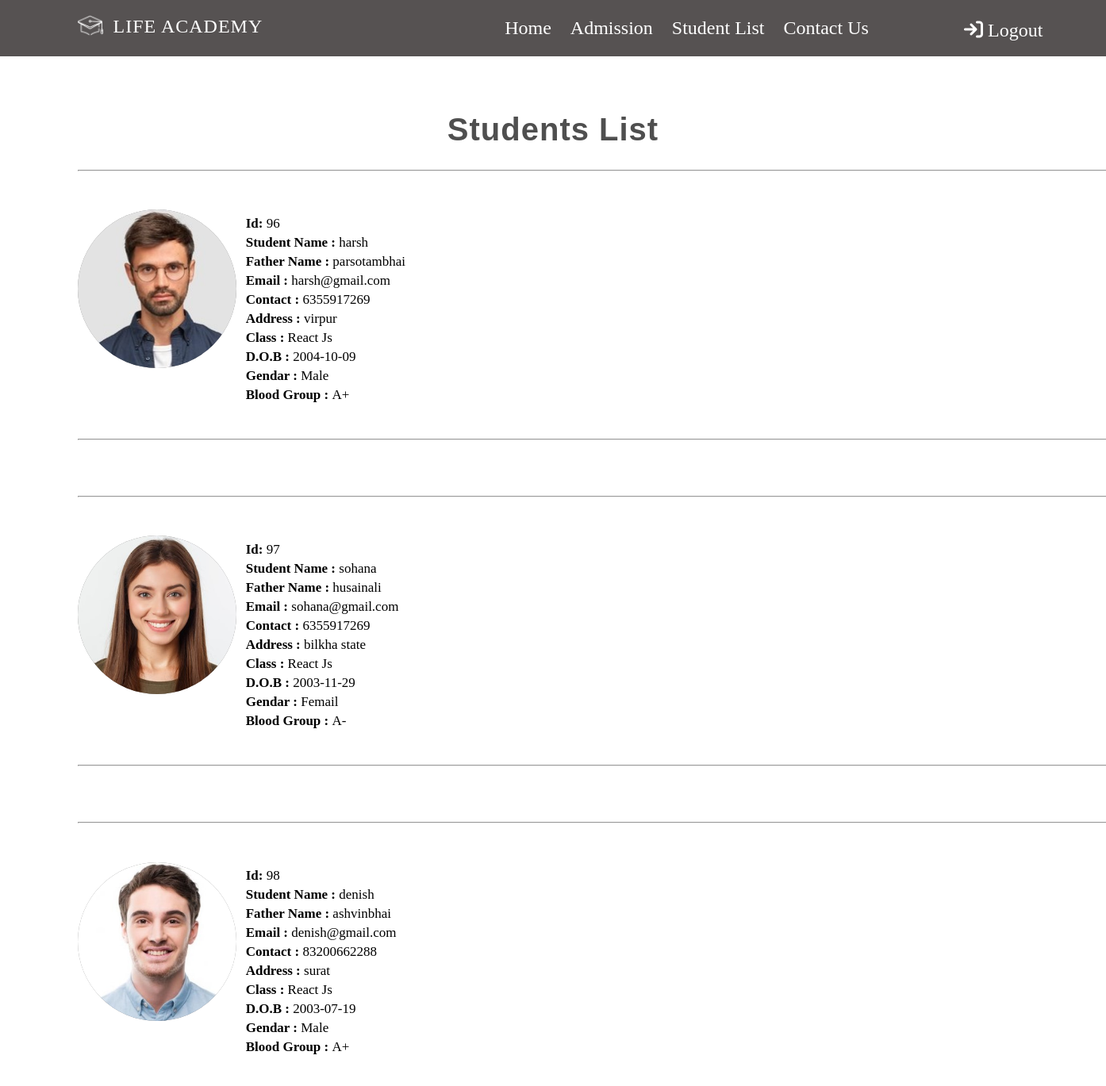
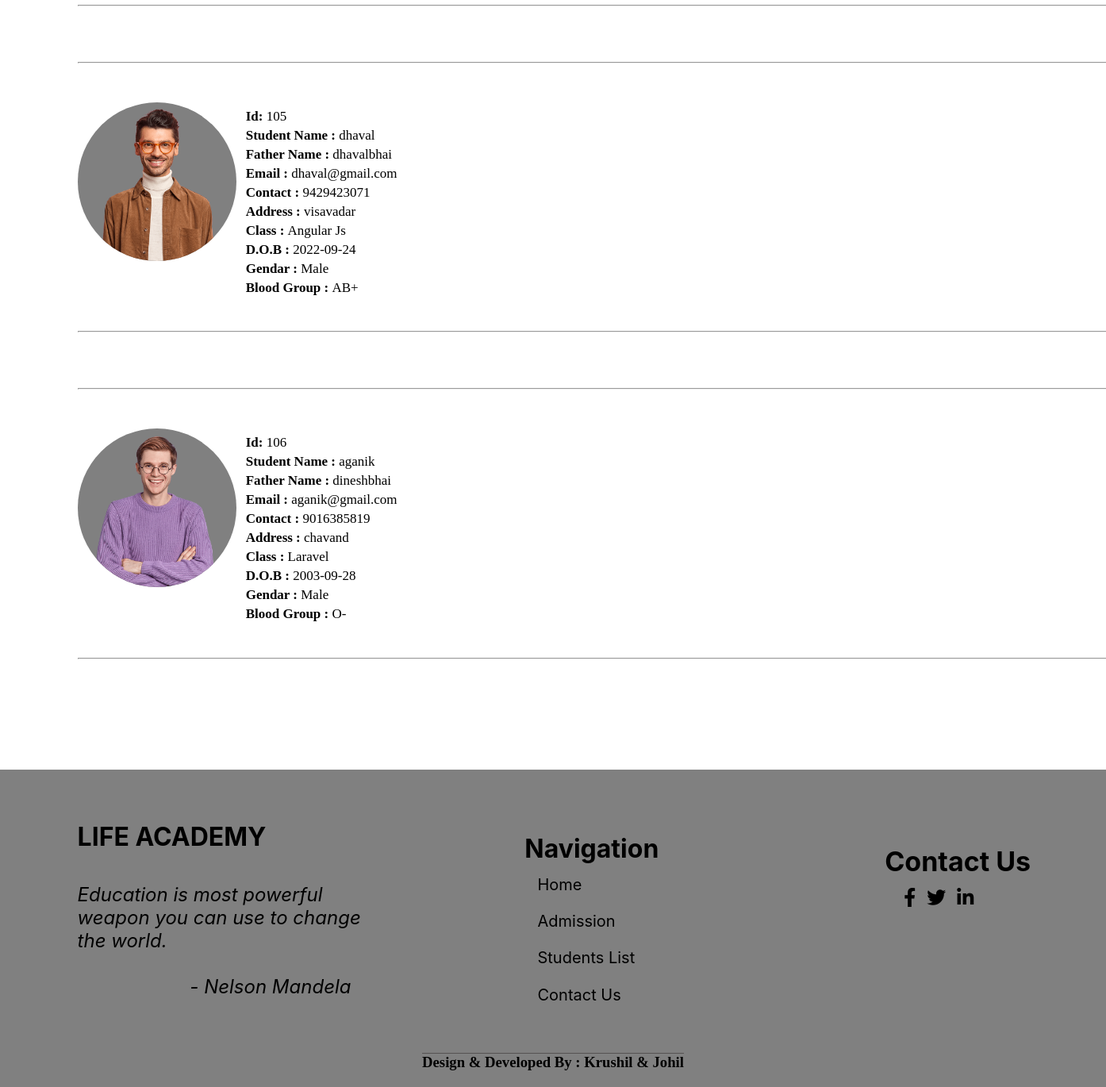
/studentlist.php (signed in), run on the app's committed database (2 pictures, top to bottom).
### tables this page shows
CREATE TABLE `students` (
  `Id` bigint(20) NOT NULL,
  `Images` text NOT NULL,
  `Student_Name` varchar(30) NOT NULL,
  `Father_Name` varchar(30) NOT NULL,
  `Email` text NOT NULL,
  `Contact` bigint(10) NOT NULL,
  `Address` varchar(100) NOT NULL,
  `Class` text NOT NULL,
  `Date_Of_Birth` varchar(20) NOT NULL,
  `Gendar` text NOT NULL,
  `Blood_Group` text NOT NULL
);

### view_stud.php (the view, shortened to what this page needs)
<?php
include('connaction/connaction.php');
$s = mysqli_query($con,"select* from students");
    while($r = mysqli_fetch_array($s))
    {?>
                <div class="hr-top"><hr></div>
                    <div class="studentlist">
                        <img src=".//<?php echo $r['Images']?>" alt="">
                    </div>
                        <div class="stud-detail">
                            <table>
                                <tr>
                                    <th>Id: <span id="span"><?php echo $r['Id']?></span></th>
                                </tr>
                                <tr>
                                    <th>Student Name : <span id="span"><?php echo $r['Student_Name']?></span></th>
                                </tr>
                                <tr>
                                    <th>Father Name : <span id="span"><?php echo $r['Father_Name']?></span></th>
                                </tr>
                                <tr>
                                    <th>Email : <span id="span"><?php echo $r['Email']?></span></th>
                                </tr>
                                <tr>
                                    <th>Contact : <span id="span"><?php echo $r['Contact']?></span></th>
                                </tr>
                                <tr>
                                    <th>Address : <span id="span"><?php echo $r['Address']?></span></th>
                                </tr>
                                <tr>
                                    <th>Class : <span id="span"><?php echo $r['Class']?></span></th>
                                </tr>
                                <tr>
                                    <th>D.O.B : <span id="span"><?php echo $r['Date_Of_Birth']?></span></th>
                                </tr>
                                <tr>
                                    <th>Gendar : <span id="span"><?php echo $r['Gendar']?></span></th>
                                </tr>
                                <tr>
                                    <th>Blood Group : <span id="span"><?php echo $r['Blood_Group']?></span></th>
                                </tr>
                            </table>
                        </div>
                <div class="hr-bottom"><hr></div>
    <?php
        }
    ?>

### studentlist.php (shortened to what this page needs)
<!DOCTYPE html>
<html lang="en">
<head>
<link rel="stylesheet" href="css/style.css">
<link rel="stylesheet" href="https://cdnjs.cloudflare.com/ajax/libs/font-awesome/6.1.2/css/all.min.css" />
</head>
<body>
    <div class="main">
        <div class="header">
            <?php include('header.php');?>
        </div>
        <div class="student">
            <div class="student-title">
                <h1>Students List</h1>
            </div>
            <div class="student-information">
                <?php include('view_stud.php');?>
            </div>
        <div class="footer">
            <?php include('footer.php');?>
        </div>
    </div>
</body>
</html>

### header.php
<div class="title">
    <a href="index.php" style="text-decoration: none;">
        <img src="logo/logo.png" alt="">
        <h2>LIFE ACADEMY</h2>
    </a>
        <div class="header-menu">
            <div class="menu">
                <a href="index.php">Home</a>
                <a href="admission.php">Admission</a>
                <a href="studentlist.php">Student List</a>
                 <a href="contact.php">Contact Us</a>
            </div>
                <div class="login">
                    <a href="logout.php"><i class="fa-solid fa-arrow-right-to-bracket"></i> Logout</a>
                </div>
        </div>
    </div>

### footer.php
<div class="footer-title">
    <h1>LIFE ACADEMY</h1>
    <p>Education is most powerful<br>
        weapon you can use to change <br>the world.<br><br>
        &nbsp;&nbsp;&nbsp;&nbsp;&nbsp;&nbsp;&nbsp;
        &nbsp;&nbsp;&nbsp;&nbsp;&nbsp;&nbsp;&nbsp;
        &nbsp;&nbsp;&nbsp;&nbsp; -  Nelson Mandela</p>
</div>
<div class="navigation">
    <h1>Navigation</h1>
</div>
<div class="nav-menu">
    <a href="index.php">Home</a>
    <a href="admission.php">Admission</a>
    <a href="studentlist.php">Students List</a>
    <a href="contact.php">Contact Us</a>
</div>
<div class="contact">
    <h1>Contact Us</h1>
</div>
<div class="link">
    <a href="" title="Facebook"><i class="fa-brands fa-facebook-f"></i></a>
    <a href="" title="Twitter"><i class="fa-brands fa-twitter"></i></a>
    <a href="" title="Linkedin"><i class="fa-brands fa-linkedin-in"></i></a>
</div>
<div class="developer">
    <h3>Design & Developed By : Krushil & Johil</h3>
</div>

### css/style.css (style rules this page uses)
* { margin: 0%; }
.header { background-color: #565252; width: 100%; height: 71px; }
.title { margin-left: 7%; }
.title img { margin-top: 1.2%; }
.title h2 { margin-top: -2.4%; margin-left: 45px; font-weight: normal; letter-spacing: 1px; color: white; }
.header-menu { margin-top: -2%; margin-left: 40%; }
.header-menu .menu a { margin-left: 20px; font-size: 24px; text-decoration: none; color: white; }
.login { margin-top: -3%; margin-left: 77%; }
.login a { text-decoration: none; color: white; font-size: 24px; }
.student-title { text-align: center; margin-top: 5%; }
.student-title h1 { font-family: sans-serif; font-weight: bolder; color: #4f4f4f; letter-spacing: 1px; font-size: 40px; }
.hr-top { width: 1300px; margin-top: 5%; margin-left: 7%; }
.hr-bottom { width: 1300px; margin-top: 3%; margin-left: 7%; }
.student-information { margin-top: -3%; }
.studentlist { width: 200px; height: 200px; margin-left: 7%; margin-top: 3.5%; border-radius: 1000px; background-color: gray; }
.studentlist img { width: 200px; height: 200px; border-radius: 1000px; }
.stud-detail { margin-left: 22%; margin-top: -14%; }
.stud-detail tr th { text-align: left; font-size: 17px; }
#span { font-weight: normal; }
.footer { margin-top: 10%; width: 100%; height: 400px; background-color: gray; }
.footer-title { margin-left: 7%; }
.footer-title h1 { padding: 5% 0% 0% 0%; font-family: 'Inter'; font-style: normal; font-weight: 700; font-size: 32px; line-height: 39px; display: flex; align-items: center; text-align: center; cursor: pointer; color: #000000; }
.footer-title p { padding-top: 3%; font-family: 'Inter'; font-style: italic; font-weight: 400; font-size: 24px; line-height: 29px; color: #000000; }
.navigation { margin-top: -17.9%; margin-left: 7%; padding-top: 3%; }
.navigation h1 { font-family: 'Inter'; font-style: normal; font-weight: 700; font-size: 32px; text-align: center; line-height: 39px; color: #000000; }
.nav-menu { margin-left: 48.6%; }
.nav-menu a { text-decoration: none; padding-top: 1%; display: flex; font-family: 'Inter'; font-style: normal; font-weight: 400; font-size: 20px; line-height: 39px; color: #000000; }
.contact { margin-top: -17.9%; margin-left: 80%; padding-top:3%; font-family: 'Inter'; font-style: normal; font-weight: 700; font-size: 17px; line-height: 39px; color: #000000; }
.link { padding-top: 1%; margin-left: 81%; }
.link a { margin-left: 10px; font-size: 24px; color: black; }
.developer h3 { border-top: 1px solid #565252; position: absolute; left: 50%; transform: translate(-50%); margin-top:13%; }

### data on the page
students: Images (picture), Id "96", Student_Name "harsh", Father_Name "parsotambhai", Email "harsh@gmail.com", Contact "6355917269", Address "virpur", Class "React Js", Date_Of_Birth "2004-10-09", Gendar "Male", Blood_Group "A+"
students: Images (picture), Id "97", Student_Name "sohana", Father_Name "husainali", Email "sohana@gmail.com", Contact "6355917269", Address "bilkha state", Class "React Js", Date_Of_Birth "2003-11-29", Gendar "Femail", Blood_Group "A-"
students: Images (picture), Id "98", Student_Name "denish", Father_Name "ashvinbhai", Email "denish@gmail.com", Contact "83200662288", Address "surat", Class "React Js", Date_Of_Birth "2003-07-19", Gendar "Male", Blood_Group "A+"
students: Images (picture), Id "105", Student_Name "dhaval", Father_Name "dhavalbhai", Email "dhaval@gmail.com", Contact "9429423071", Address "visavadar", Class "Angular Js", Date_Of_Birth "2022-09-24", Gendar "Male", Blood_Group "AB+"
students: Images (picture), Id "106", Student_Name "aganik", Father_Name "dineshbhai", Email "aganik@gmail.com", Contact "9016385819", Address "chavand", Class "Laravel", Date_Of_Birth "2003-09-28", Gendar "Male", Blood_Group "O-"
